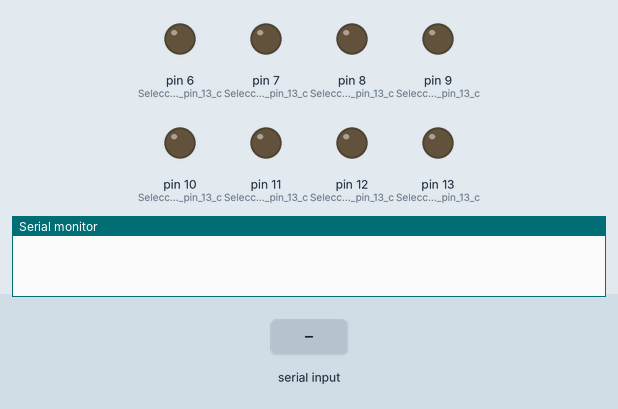
Simulated run of this sketch. Board: Arduino Uno, built with avr-gcc and run on an emulated ATmega328P. Shown: output pins drawn as LEDs (lit = HIGH), the last lines printed to the serial monitor. The test bench sets the inputs (shaded band).

Above: at 1.2 s.
1.3 s: "A" received over the second serial link
At 2.1 s:
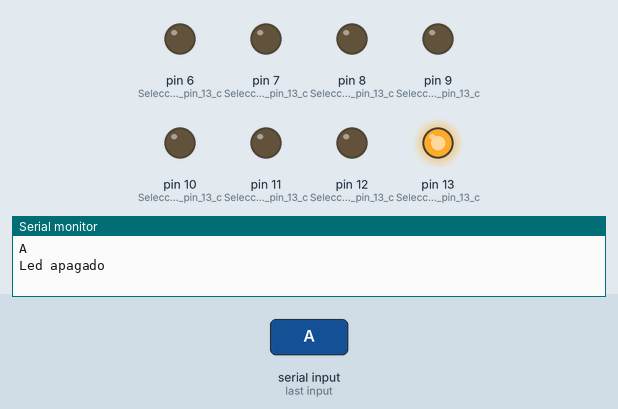
2.8 s: "B" received over the second serial link
At 3.2 s:
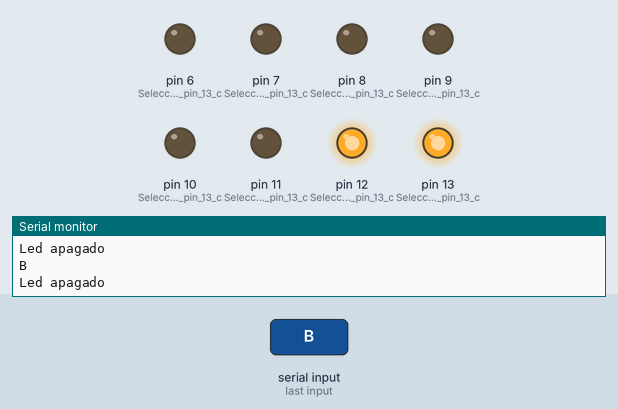
4.3 s: "a" received over the second serial link
At 5.5 s:
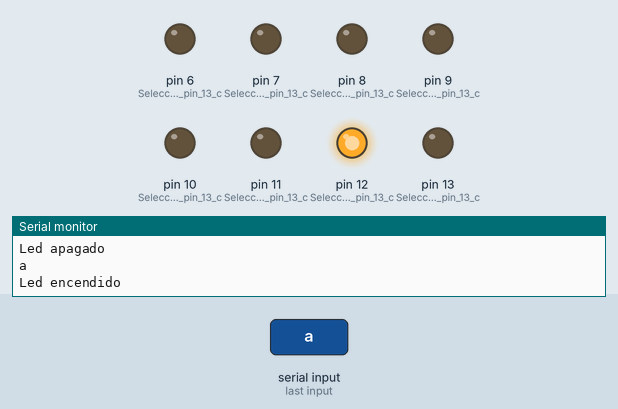
5.8 s: "C" received over the second serial link
At 6.7 s:
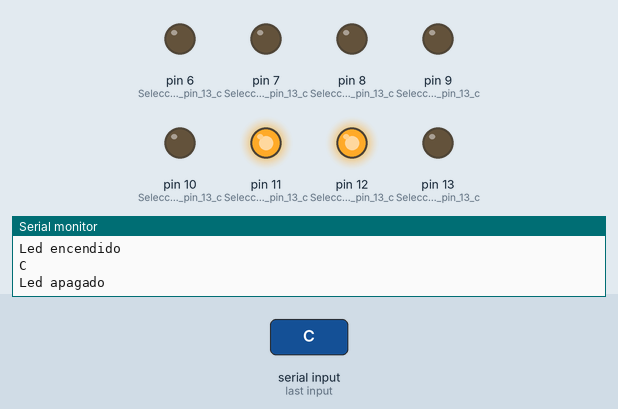
7.3 s: "b" received over the second serial link
At 7.8 s:
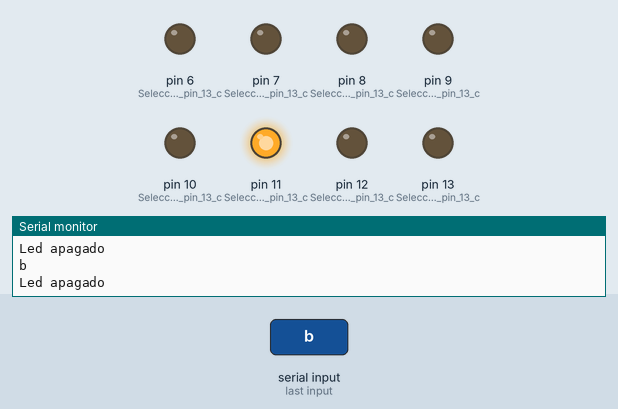
8.8 s: "D" received over the second serial link
At 10.2 s:
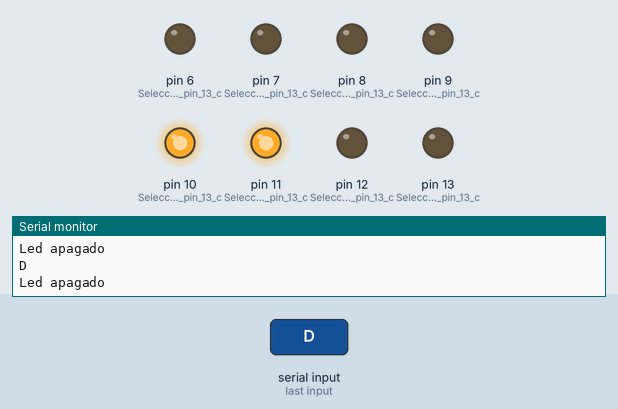
Timing chart, 0 to 11.3 s (numbered marks = the images above; inputs shaded):
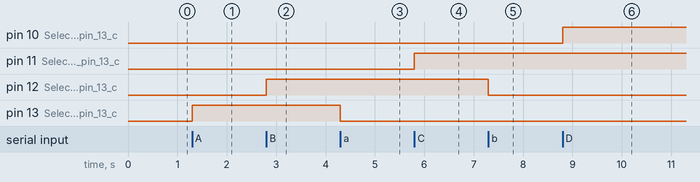

Measured:
- after the input at 1.3 s, pin 13 (Seleccionamos_el_pin_13_c): LOW → HIGH at once
- after the input at 2.8 s, pin 12 (Seleccionamos_el_pin_13_c): LOW → HIGH at once
- after the input at 4.3 s, pin 13 (Seleccionamos_el_pin_13_c): HIGH → LOW at once
- after the input at 5.8 s, pin 11 (Seleccionamos_el_pin_13_c): LOW → HIGH at once
- after the input at 7.3 s, pin 12 (Seleccionamos_el_pin_13_c): HIGH → LOW at once
- after the input at 8.8 s, pin 10 (Seleccionamos_el_pin_13_c): LOW → HIGH at once

The sketch:

led_workspace.ino
```cpp
#include <SoftwareSerial.h>
SoftwareSerial BT(4,2); // RX, TX recorder que se cruzan
void setup()
{
  Serial.begin(9600);
  pinMode(13,OUTPUT);//Seleccionamos el pin 13 como salida
  pinMode(12,OUTPUT);//Seleccionamos el pin 13 como salida
  pinMode(11,OUTPUT);//Seleccionamos el pin 13 como salida
  pinMode(10,OUTPUT);//Seleccionamos el pin 13 como salida
  pinMode(9,OUTPUT);//Seleccionamos el pin 13 como salida
  pinMode(8,OUTPUT);//Seleccionamos el pin 13 como salida
  pinMode(7,OUTPUT);//Seleccionamos el pin 13 como salida
  pinMode(6,OUTPUT);//Seleccionamos el pin 13 como salida

  BT.begin(9600);
}

void loop()
{
  //Serial.println("Led encendido");//Se mostrará un mensaje.
  while (BT.available())//Declaramos un sentencia, Mientras el puerto Serial este disponible se empieza el ciclo
  {
    char dato=  BT.read(); //Declaramos una variable de tipo carácter y Seo lee la variale enviada desde el Bluetooth.
    Serial.println(dato);
    switch(dato)
    {
    case 'a': //Si en el caso de ser A la varible enviada, entonces:
      {
        digitalWrite(13,LOW);//La señal será alta, encenderá el LED.
        Serial.println("Led encendido");//Se mostrará un mensaje.
        break;//El caso se detiene.
      }
    case 'A': //Si en el caso de ser A la variable enviada, entonceS:
      {
        digitalWrite(13,HIGH);//la señal será baja por lo que el LED estará apagado.
        Serial.println("Led apagado");//Se mostrará un mensaje.
        break;
      }
    case 'b': //Si en el caso de ser A la variable enviada, entonceS:
      {
        digitalWrite(12,LOW);//la señal será baja por lo que el LED estará apagado.
        Serial.println("Led apagado");//Se mostrará un mensaje.
        break;
      }
    case 'B': //Si en el caso de ser A la variable enviada, entonceS:
      {
        digitalWrite(12,HIGH);//la señal será baja por lo que el LED estará apagado.
        Serial.println("Led apagado");//Se mostrará un mensaje.
        break;
      }
    case 'c': //Si en el caso de ser A la variable enviada, entonceS:
      {
        digitalWrite(11,LOW);//la señal será baja por lo que el LED estará apagado.
        Serial.println("Led apagado");//Se mostrará un mensaje.
        break;
      }
    case 'C': //Si en el caso de ser A la variable enviada, entonceS:
      {
        digitalWrite(11,HIGH);//la señal será baja por lo que el LED estará apagado.
        Serial.println("Led apagado");//Se mostrará un mensaje.
        break;
      }
    case 'd': //Si en el caso de ser A la variable enviada, entonceS:
      {
        digitalWrite(10,LOW);//la señal será baja por lo que el LED estará apagado.
        Serial.println("Led apagado");//Se mostrará un mensaje.
        break;
      }
    case 'D': //Si en el caso de ser A la variable enviada, entonceS:
      {
        digitalWrite(10,HIGH);//la señal será baja por lo que el LED estará apagado.
        Serial.println("Led apagado");//Se mostrará un mensaje.
        break;
      }
    case 'e': //Si en el caso de ser A la varible enviada, entonces:
      {
        digitalWrite(9,LOW);//La señal será alta, encenderá el LED.
        Serial.println("Led encendido");//Se mostrará un mensaje.
        break;//El caso se detiene.
      }
    case 'E': //Si en el caso de ser A la variable enviada, entonceS:
      {
        digitalWrite(9,HIGH);//la señal será baja por lo que el LED estará apagado.
        Serial.println("Led apagado");//Se mostrará un mensaje.
        break;
      }
    case 'f': //Si en el caso de ser A la variable enviada, entonceS:
      {
        digitalWrite(8,LOW);//la señal será baja por lo que el LED estará apagado.
        Serial.println("Led apagado");//Se mostrará un mensaje.
        break;
      }
    case 'F': //Si en el caso de ser A la variable enviada, entonceS:
      {
        digitalWrite(8,HIGH);//la señal será baja por lo que el LED estará apagado.
        Serial.println("Led apagado");//Se mostrará un mensaje.
        break;
      }
    case 'g': //Si en el caso de ser A la variable enviada, entonceS:
      {
        digitalWrite(7,LOW);//la señal será baja por lo que el LED estará apagado.
        Serial.println("Led apagado");//Se mostrará un mensaje.
        break;
      }
    case 'G': //Si en el caso de ser A la variable enviada, entonceS:
      {
        digitalWrite(7,HIGH);//la señal será baja por lo que el LED estará apagado.
        Serial.println("Led apagado");//Se mostrará un mensaje.
        break;
      }
    case 'h': //Si en el caso de ser A la variable enviada, entonceS:
      {
        digitalWrite(6,LOW);//la señal será baja por lo que el LED estará apagado.
        Serial.println("Led apagado");//Se mostrará un mensaje.
        break;
      }
    case 'H': //Si en el caso de ser A la variable enviada, entonceS:
      {
        digitalWrite(6,HIGH);//la señal será baja por lo que el LED estará apagado.
        Serial.println("Led apagado");//Se mostrará un mensaje.
        break;
      }
    }
  }
}
```
